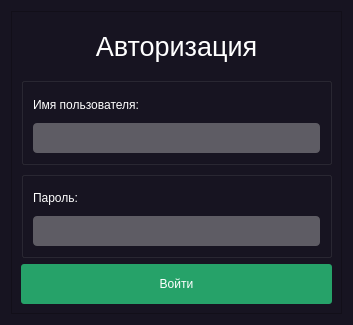
<?xml version="1.0" encoding="UTF-8"?>
<ui version="4.0">
 <class>Dialog</class>
 <widget class="QDialog" name="Dialog">
  <property name="geometry">
   <rect>
    <x>0</x>
    <y>0</y>
    <width>353</width>
    <height>325</height>
   </rect>
  </property>
  <property name="windowTitle">
   <string>Authorization</string>
  </property>
  <property name="styleSheet">
   <string notr="true">background-color: rgb(23, 20, 33);
color: #FFFFFF;</string>
  </property>
  <layout class="QHBoxLayout" name="horizontalLayout">
   <item>
    <widget class="QFrame" name="frame">
     <property name="styleSheet">
      <string notr="true">QFrame {
	color: #FFFFFF;
};</string>
     </property>
     <property name="frameShape">
      <enum>QFrame::StyledPanel</enum>
     </property>
     <property name="frameShadow">
      <enum>QFrame::Raised</enum>
     </property>
     <layout class="QVBoxLayout" name="verticalLayout_7">
      <item>
       <widget class="QLabel" name="label">
        <property name="maximumSize">
         <size>
          <width>16777215</width>
          <height>50</height>
         </size>
        </property>
        <property name="autoFillBackground">
         <bool>false</bool>
        </property>
        <property name="styleSheet">
         <string notr="true">QLabel {
	font-size: 20pt;
	text-align: center;
}</string>
        </property>
        <property name="text">
         <string>Авторизация</string>
        </property>
        <property name="alignment">
         <set>Qt::AlignCenter</set>
        </property>
       </widget>
      </item>
      <item>
       <widget class="QGroupBox" name="groupBox">
        <property name="title">
         <string/>
        </property>
        <layout class="QVBoxLayout" name="verticalLayout_2">
         <item>
          <widget class="QLabel" name="label_2">
           <property name="text">
            <string>Имя пользователя:</string>
           </property>
          </widget>
         </item>
         <item>
          <widget class="QLineEdit" name="lineEdit">
           <property name="minimumSize">
            <size>
             <width>0</width>
             <height>30</height>
            </size>
           </property>
           <property name="styleSheet">
            <string notr="true">QLineEdit {
	background-color: rgb(94, 92, 100);
	border-radius: 4px;
	color: #FFFFFF;
	padding-left: 3px;
	padding-right: 3px;
}</string>
           </property>
           <property name="text">
            <string/>
           </property>
          </widget>
         </item>
        </layout>
       </widget>
      </item>
      <item>
       <widget class="QGroupBox" name="groupBox_2">
        <property name="title">
         <string/>
        </property>
        <layout class="QVBoxLayout" name="verticalLayout_3">
         <item>
          <widget class="QLabel" name="label_3">
           <property name="text">
            <string>Пароль:</string>
           </property>
          </widget>
         </item>
         <item>
          <widget class="QLineEdit" name="lineEdit_3">
           <property name="minimumSize">
            <size>
             <width>0</width>
             <height>30</height>
            </size>
           </property>
           <property name="styleSheet">
            <string notr="true">QLineEdit {
	background-color: rgb(94, 92, 100);
	border-radius: 4px;
	color: #FFFFFF;
	padding-left: 3px;
	padding-right: 3px;
}</string>
           </property>
           <property name="text">
            <string/>
           </property>
           <property name="echoMode">
            <enum>QLineEdit::Password</enum>
           </property>
          </widget>
         </item>
        </layout>
       </widget>
      </item>
      <item>
       <widget class="QPushButton" name="addButton_6">
        <property name="sizePolicy">
         <sizepolicy hsizetype="Minimum" vsizetype="Minimum">
          <horstretch>0</horstretch>
          <verstretch>0</verstretch>
         </sizepolicy>
        </property>
        <property name="maximumSize">
         <size>
          <width>16777215</width>
          <height>40</height>
         </size>
        </property>
        <property name="cursor">
         <cursorShape>PointingHandCursor</cursorShape>
        </property>
        <property name="styleSheet">
         <string notr="true">QPushButton {
	background-color: rgb(38, 162, 105);
	border-radius: 3px;
	height: 35px;
	color: #FFFFFF;
}
QPushButton:hover {
	background-color: rgb(44, 186, 119);
}</string>
        </property>
        <property name="text">
         <string>Войти</string>
        </property>
       </widget>
      </item>
     </layout>
    </widget>
   </item>
  </layout>
 </widget>
 <resources/>
 <connections/>
</ui>
